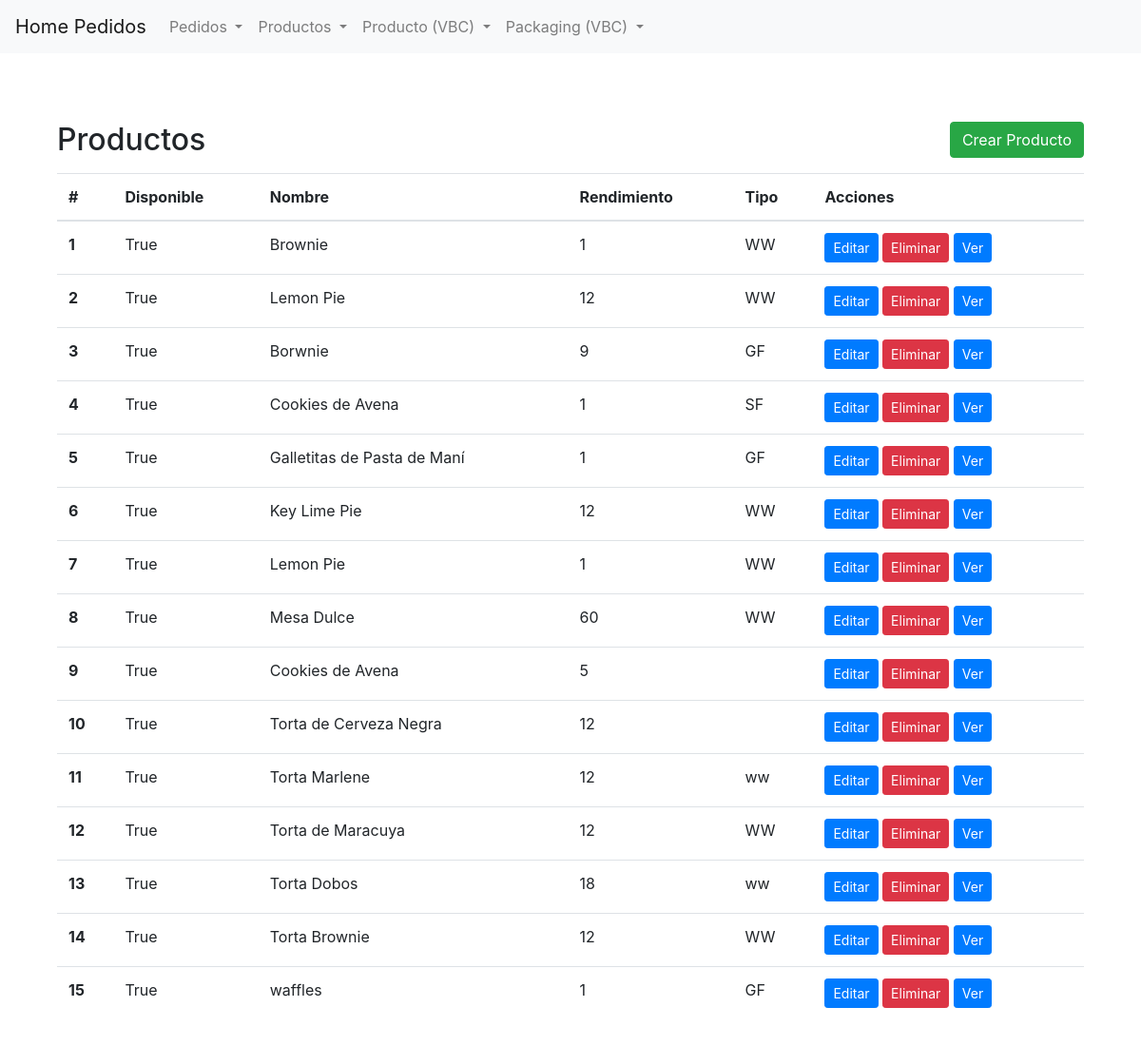
Page /pedidos/producto/vbc/list on the earlier database version.
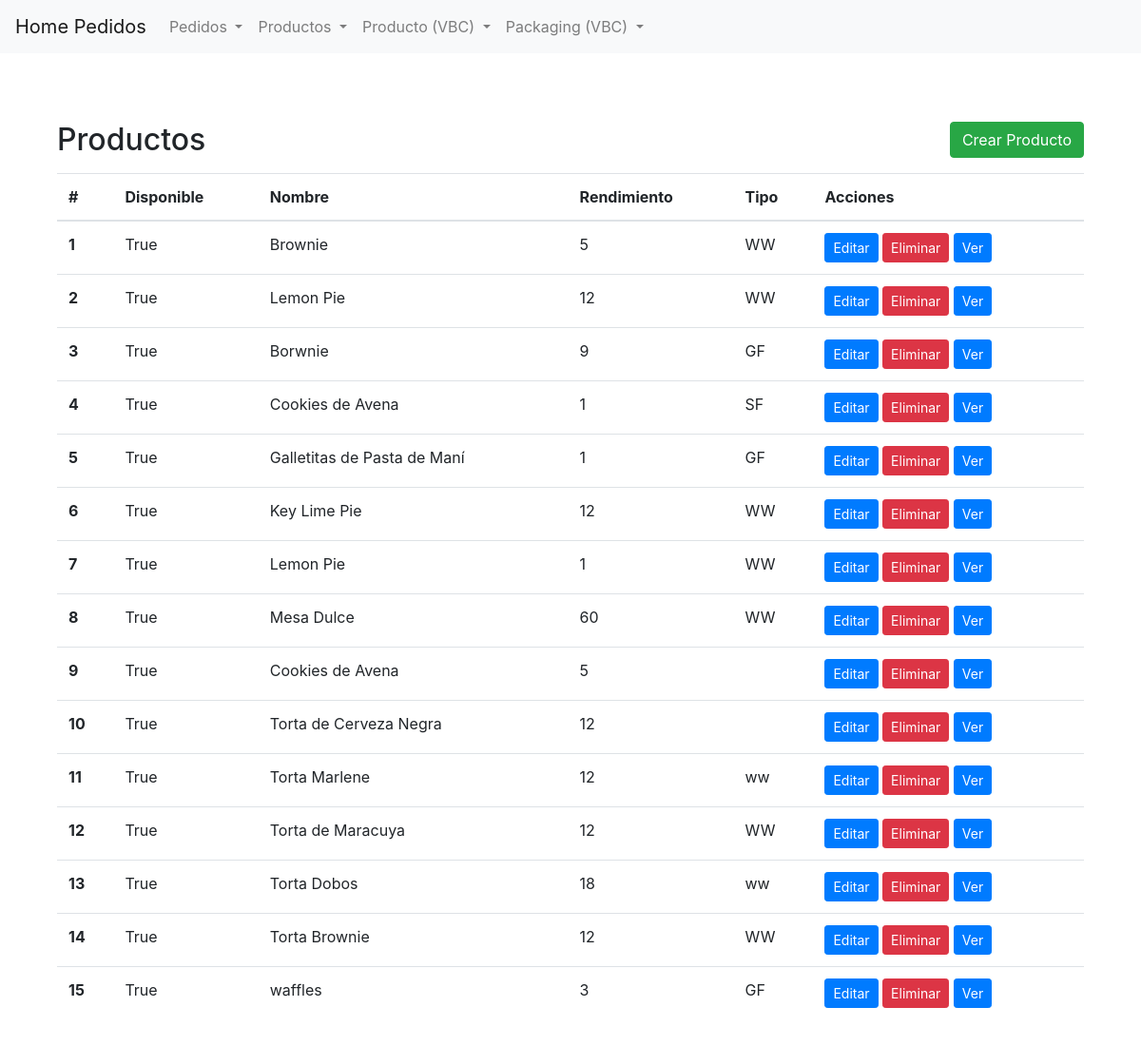
Same page on the later database version.
### pedidos/models.py (models this page shows, shortened)
class Producto(models.Model):
    class Tipo(models.TextChoices):
        LIBRE_DE_GLUTEN = 'Gluten Free' , 'Gluten Free'
        VEGANO = 'Vegan' , 'Vegan'
        CONTIENE_TRIGO = 'With Wheat' , 'With Wheat'
        LIBRE_DE_AZUCAR = 'Sugar Free' , 'Sugar Free'
    nombre = models.CharField(max_length=100)
    disponible = models.BooleanField(default=True)
    rendimiento = models.IntegerField()
    tipo = models.CharField(
            max_length=50,
            choices=Tipo.choices,
            default=Tipo.CONTIENE_TRIGO,
    )
    descripcion = models.TextField(blank=True, null=True)

### pedidos/views.py (the view)
# urls.py: path("producto/vbc/list", ProductoListView.as_view(), name="vbc_producto_list"),
class ProductoListView(ListView):
    model = Producto
    template_name = "pedidos/vbc/producto-list.html"
    context_object_name = "PRODUCTOS"

### pedidos/templates/pedidos/vbc/producto-list.html (shortened to what this page needs)
{% extends 'pedidos/base.html' %}
{% block content %}
<section class="py-5">
    <div class="container">
        <div class="d-flex justify-content-between align-items-center mb-3">
            <h2 class="mb-0">Productos</h2>
            <a href="{% url 'vbc_producto_create' %}" class="btn btn-success">Crear Producto</a>
        </div>
        <table class="table">
            <thead>
                <tr>
                    <th scope="col">#</th>
                    <th scope="col">Disponible</th>
                    <th scope="col">Nombre</th>
                    <th scope="col">Rendimiento</th>
                    <th scope="col">Tipo</th>
                    <th scope="col">Acciones</th>
                </tr>
            </thead>
            <tbody>
                {% if PRODUCTOS %}
                {% for producto in PRODUCTOS %}
                <tr>
                    <th scope="row">{{ forloop.counter }}</th>
                    <td>{{ producto.disponible }}</td>
                    <td>{{ producto.nombre }}</td>
                    <td>{{ producto.rendimiento }}</td>
                    <td>{{ producto.tipo }}</td>
                    <td>
                        <a href="{% url 'vbc_producto_update' producto.id %}" class="btn btn-primary btn-sm">Editar</a>
                        <a href="{% url 'vbc_producto_delete' producto.id %}" class="btn btn-danger btn-sm">Eliminar</a>
                        <a href="{% url 'vbc_producto_detail' producto.id %}" class="btn btn-primary btn-sm">Ver</a>
                    </td>
                </tr>
                {% endfor %}
                {% else %}
                <tr>
                    <td colspan="7">No hay Productos disponibles.</td>
                </tr>
                {% endif %}
            </tbody>
        </table>
    </div>
</section>
{% endblock %}

Differences in the rows shown:
changed Producto "Brownie": rendimiento "1" → "5"
changed Producto "waffles": rendimiento "1" → "3"
